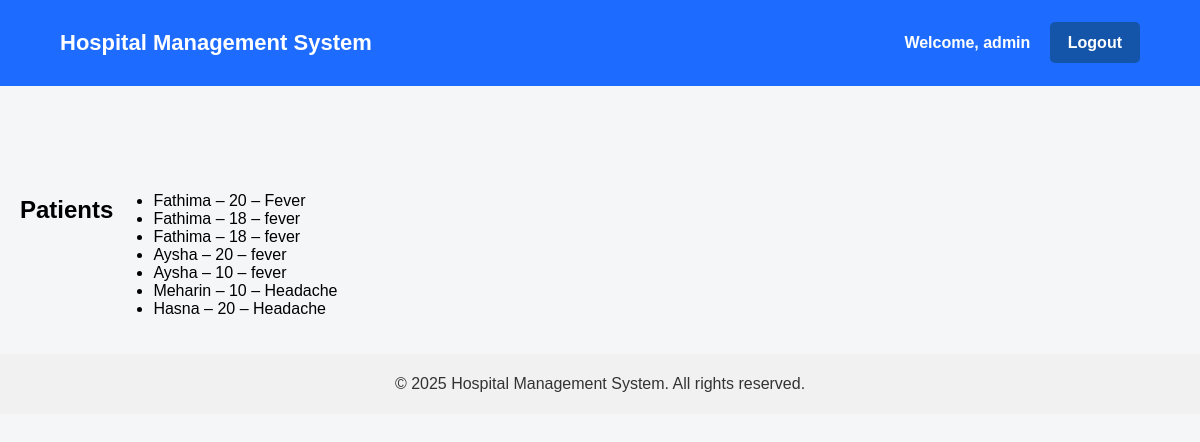
/patients/ (signed in), run on the app's committed database.
### hospital/models.py (models this page shows, shortened)
class Patient(models.Model):
    name = models.CharField(max_length=100)
    age = models.IntegerField()
    disease = models.CharField(max_length=100)

### hospital/views.py (the view)
# urls.py: path('patients/', views.patients, name='patients'),
def patients(request):
    patients = Patient.objects.all()
    return render(request, 'hospital/patients.html', {'patients': patients})

### hospital/templates/hospital/patients.html
{% extends "hospital/base.html" %}
{% block content %}
<h2>Patients</h2>
<ul>
    {% for patient in patients %}
        <li>{{ patient.name }} – {{ patient.age }} – {{ patient.disease }}</li>
    {% empty %}
        <li>No patients available</li>
    {% endfor %}
</ul>
{% endblock %}

### hospital/templates/hospital/base.html (shortened to what this page needs)
{% load static %}
<!DOCTYPE html>
<html>
<head>
    <link rel="stylesheet" href="{% static 'style.css' %}">
</head>
<body>
<div class="header">
    <div class="head-left">
        <h1>Hospital Management System</h1>
    </div>
    <div class="head-right">
        {% if user.is_authenticated %}
            <span style="margin-right:15px; color:white;">Welcome, {{ user.username }}</span>
            <a href="{% url 'logout' %}" class="auth-btn">Logout</a>
        {% else %}
            <a href="{% url 'login' %}" class="auth-btn">Login</a>
        {% endif %}
    </div>
</div>
<main>
    {% block content %}{% endblock %}
</main>
<footer class="footer">
     © 2025 Hospital Management System. All rights reserved.
</footer>
</body>
</html>

### hospital/static/style.css (style rules this page uses)
body { height: 100%; display: flex; flex-direction: column; margin: 0; font-family: Arial, sans-serif; background: #f4f6f8; }
.header { display: flex; justify-content: space-between; align-items: center; background-color: #1e6cff; padding: 30px 60px; color: white; }
.head-left h1 { margin: 0; font-size: 22px; }
.head-right a.auth-btn { color: white; text-decoration: none; font-weight: bold; padding: 12px 18px; border-radius: 5px; background-color: #1455aa; }
.head-right span { font-weight: bold; }
main { margin-top: 70px; padding: 20px; display: flex; }
.footer { display: flex; justify-content: center; align-items: center; height: 60px; background-color: #f1f1f1; color: #333; position: relative; width: 100%; }

### data on the page
Patient: name "Fathima", age "20", disease "Fever"
Patient: name "Fathima", age "18", disease "fever"
Patient: name "Fathima", age "18", disease "fever"
Patient: name "Aysha", age "20", disease "fever"
Patient: name "Aysha", age "10", disease "fever"
Patient: name "Meharin", age "10", disease "Headache"
Patient: name "Hasna", age "20", disease "Headache"

### other printed values
{{ user.username }} "admin"
